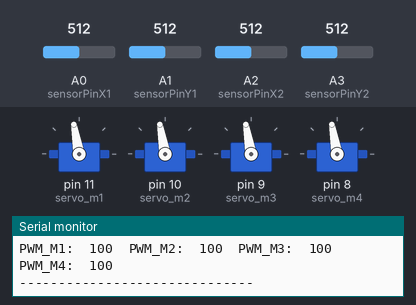
Recording of a program running on a simulated Arduino Nano, built with avr-gcc and run on an emulated ATmega328P. Parts: 4 × servo, the last lines printed to the serial monitor. The inputs (shaded band) are chosen by the test bench; at power-on: A0 (sensorPinX1) = 512, A1 (sensorPinY1) = 512, A2 (sensorPinX2) = 512, A3 (sensorPinY2) = 512.

Above: at 1.2 s.
1.3 s: A0 (sensorPinX1) set to 465
2.8 s: A0 (sensorPinX1) set to 442
At 3.85 s:
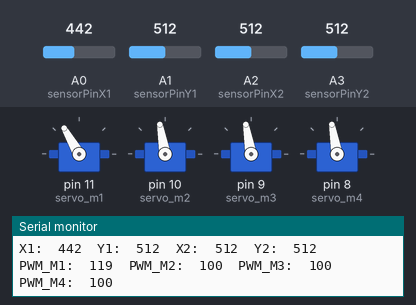
At 4.95 s:
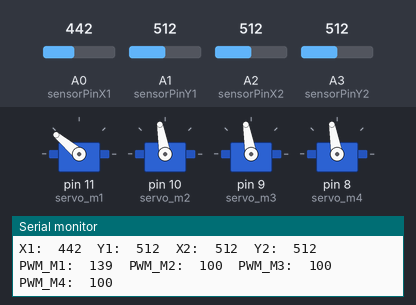
5.8 s: A1 (sensorPinY1) set to 464
8.8 s: A1 (sensorPinY1) set to 443
At 8.97 s:
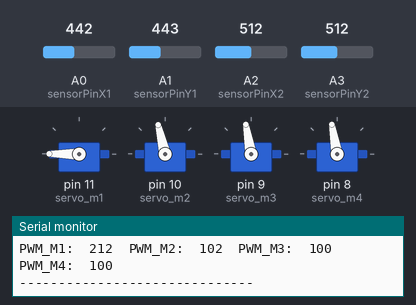
11.8 s: A2 (sensorPinX2) set to 461
14.8 s: A2 (sensorPinX2) set to 438
At 16.8 s:
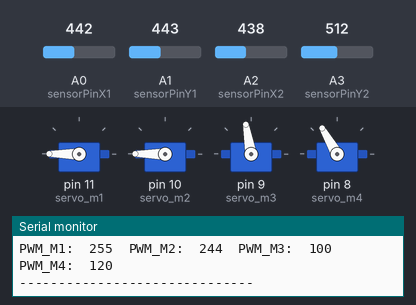
Timing chart, 0 to 18.3 s (numbered marks = the images above; inputs shaded):
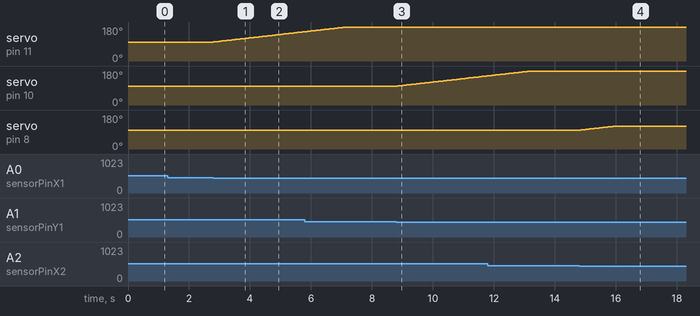

The program:

main.cpp
```cpp
#include <Arduino.h>
#include <Servo.h>

#define DELAY_SERVOS_MOVE 50
int ByteReceived;

Servo servo_m1;
Servo servo_m2;
Servo servo_m3;
Servo servo_m4;

int sensorPinX1 = A0;
int sensorPinY1 = A1;
int sensorPinX2 = A2;
int sensorPinY2 = A3;

int sensorValueX1 = 0;
int sensorValueY1 = 0;
int sensorValueX2 = 0;
int sensorValueY2 = 0;

int pwm_m1 = 100;
int pwm_m2 = 100;
int pwm_m3 = 100;
int pwm_m4 = 100;

void setup()
{
  Serial.begin(115200);
  Serial.println("--- Joystick controlled ARM v0.0---");
  Serial.println();

  servo_m1.attach(11);
  servo_m2.attach(10);
  servo_m3.attach(9);
  servo_m4.attach(8);
}

void check_joystic()
{
  sensorValueX1 = analogRead(sensorPinX1);
  sensorValueY1 = analogRead(sensorPinY1);
  sensorValueX2 = analogRead(sensorPinX2);
  sensorValueY2 = analogRead(sensorPinY2);

  int val = 0;
  if ((sensorValueX1>550)||(sensorValueX1<450)){
    val = map(sensorValueX1, 20, 1000, 2, -2);
    pwm_m1 = pwm_m1 + val;
    if (pwm_m1<0) pwm_m1 = 0;
    if (pwm_m1>255) pwm_m1 = 255;
  }
  servo_m1.write(pwm_m1);

  if ((sensorValueY1>550)||(sensorValueY1<450)){
    val = map(sensorValueY1, 20, 1000, 2, -2);
    pwm_m2 = pwm_m2 + val;
    if (pwm_m2 < 0) pwm_m2 = 0;
    if (pwm_m2>255) pwm_m2 = 255;
  }
  servo_m2.write(pwm_m2);

  if ((sensorValueY2 > 550)||(sensorValueY2 < 450)){
    val = map(sensorValueY2, 20, 1000, 2, -2);
    pwm_m3 = pwm_m3 + val;
    if (pwm_m3 < 20) pwm_m3 = 20;
    if (pwm_m3 > 120) pwm_m3 = 120;
  }
  servo_m3.write(pwm_m3);

  if ((sensorValueX2 > 550)||(sensorValueX2 < 450)){
    val = map(sensorValueX2, 20, 1000, 2, -2);
    pwm_m4 = pwm_m4 + val;
    if (pwm_m4 < 20) pwm_m4 = 20;
    if (pwm_m4 > 120) pwm_m4 = 120;
  }
  servo_m4.write(pwm_m4);

  delay(DELAY_SERVOS_MOVE);
}

void report_status(){

  Serial.print("X1:\t");
  Serial.print(sensorValueX1);
  Serial.print("\tY1:\t");
  Serial.print(sensorValueY1);
  Serial.print("\tX2:\t");
  Serial.print(sensorValueX2);
  Serial.print("\tY2:\t");
  Serial.println(sensorValueY2);

  Serial.print("PWM_M1:\t");
  Serial.print(pwm_m1);
  Serial.print("\tPWM_M2:\t");
  Serial.print(pwm_m2);
  Serial.print("\tPWM_M3:\t");
  Serial.print(pwm_m3);
  Serial.print("\tPWM_M4:\t");
  Serial.println(pwm_m4);
  Serial.println("------------------------------");

}

void loop()
{
  check_joystic();
  report_status();
}
```

Measured:
- the behaviour switches between 450 and 449 on A0 (sensorPinX1) (found by bisection; images 0 and 1)
- the behaviour switches between 450 and 449 on A1 (sensorPinY1) (found by bisection; images 2 and 3)
- the behaviour switches between 450 and 449 on A2 (sensorPinX2) (found by bisection; images 3 and 4)
- after the input at 2.8 s, servo on pin 11 (servo_m1): moves from 100° to 155° over 3.0 s, starting at once
- after the input at 8.8 s, servo on pin 10 (servo_m2): moves from 100° to 154° over 2.9 s, starting after 0.05 s
- after the input at 14.8 s, servo on pin 8 (servo_m4): moves from 100° to 120° over 1.0 s, starting after 0.05 s
